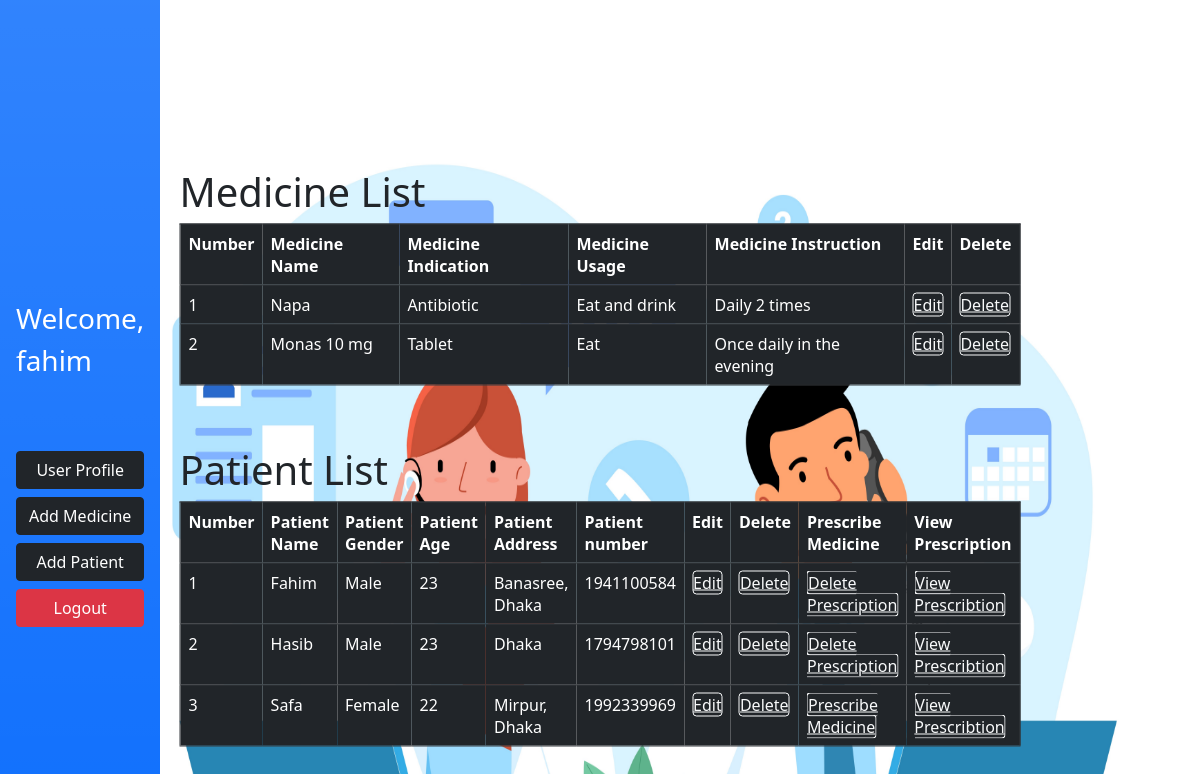
Screenshot of /home.php (signed in) with the database file from the repository.
### tables this page shows
CREATE TABLE `medicines` (
  `id` int(11) NOT NULL,
  `name` varchar(20) NOT NULL,
  `indication` varchar(20) NOT NULL,
  `usages` varchar(50) NOT NULL,
  `instruction` varchar(100) NOT NULL
);

CREATE TABLE `patientinfo` (
  `id` int(11) NOT NULL,
  `name` varchar(20) NOT NULL,
  `gender` varchar(20) NOT NULL,
  `age` int(11) NOT NULL,
  `address` varchar(100) NOT NULL,
  `number` int(11) NOT NULL
);

### home.php (the view, shortened to what this page needs)
<html>
<head>
<link rel="stylesheet" href="css/bootstrap.min.css">
</head>
<body>
    <table>
        <tr>
            <td class="p-3 mb-2 bg-primary bg-gradient text-white" height="929px">
                    <div class="leftside-menu menuitem-active">
                    <div class="h-100 show" id="leftside-menu-container" data-simplebar="init">
                        <?php
                        $loggedin = $_SESSION['logedin'];
                        if($loggedin == 'true'){
                            echo "<h3>Welcome, </h3> <h3>".$_SESSION['username']. ' </h3><br><br>';
                        }
                        else{
                            header('location:login.php');
                        }
                        ?>
                        <br>
                        <div class="d-grid gap-2">
                        <button class="btn btn-dark" onclick="window.location.href='createprofile.php'">User Profile</button>
                        <button class="btn btn-dark" onclick="window.location.href='insertmedicine.php'">Add Medicine</button>
                        <button class="btn btn-dark" onclick="window.location.href='insertpatient.php'">Add Patient</button>
                        <button class="btn btn-danger" onclick="window.location.href='login.php'">Logout</button>
                        </div>
                </div>
            </div>
            </td>
            <td>
            <div class="position-absolute top-50 start-50 translate-middle">
            <h1>Medicine List</h1>
                    <?php
                    $dbservername = "localhost";
                    $dbusername = "root";
                    $dbpassword = "";
                    $dbname = "onlineprescription";
                    $conn = mysqli_connect($dbservername, $dbusername, $dbpassword, $dbname);
                    $sql = "SELECT * from medicines";
                    $res = mysqli_query($conn, $sql);
                    if (mysqli_num_rows($res) > 0) {
                        $num = 1;
                        echo "<table border='1' width='100%' class='table table-dark table-hover'>";
                        echo "<tr>";
                        echo "<th>Number</th>";
                        echo "<th>Medicine Name</th>";
                        echo "<th>Medicine Indication</th>";
                        echo "<th>Medicine Usage</th>";
                        echo "<th>Medicine Instruction</th>";
                        echo "<th>Edit</th>";
                        echo "<th>Delete</th>";
                        echo "</tr>";
                        while($row = mysqli_fetch_assoc($res)) {
                            echo "<tr>";
                            echo "<td>".$num."</td>";
                            echo "<td>".$row["name"]."</td>";
                            echo "<td>".$row["indication"]."</td>";
                            echo "<td>".$row["usages"]."</td>";
                            echo "<td>".$row["instruction"]."</td>";
                            echo "<td> <span class='border border-light rounded'><a class='link-light' href='editmedicine.php?id=".$row["id"]."'>Edit</a></span></td>";
                            echo "<td><span class='border border-light rounded'><a class='link-light' href='deletemedicine.php?id=".$row["id"]."'>Delete</a> </span></td>";
                            echo "</tr>";
                            $num++;
                        }
                        echo "</table>";
                    } else {
                        echo "0 results";
                    }
                    echo "<br><br>";
                    echo "<h1>Patient List</h1>";
                    $sql = "SELECT * from patientinfo";
                    $res = mysqli_query($conn, $sql);
                    if (mysqli_num_rows($res) > 0) {
                        $num = 1;
                        echo "<table border='1' width='100%' class='table table-dark table-hover'>";
                        echo "<tr>";
                        echo "<th>Number</th>";
                        echo "<th>Patient Name</th>";
                        echo "<th>Patient Gender</th>";
                        echo "<th>Patient Age</th>";
                        echo "<th>Patient Address</th>";
                        echo "<th>Patient number</th>";
                        echo "<th>Edit</th>";
                        echo "<th>Delete</th>";
                        echo "<th>Prescribe Medicine</th>";
                        echo "<th>View Prescription</th>";
                        echo "</tr>";
                        while($row = mysqli_fetch_assoc($res)) {
                            echo "<tr>";
                            echo "<td>".$num."</td>";
                            echo "<td>".$row["name"]."</td>";
                            echo "<td>".$row["gender"]."</td>";
                            echo "<td>".$row["age"]."</td>";
                            echo "<td>".$row["address"]."</td>";
                            echo "<td>".$row["number"]."</td>";
                            echo "<td><span class='border border-light rounded'><a class='link-light' href='editpatient.php?id=".$row["id"]."'>Edit</a></span></td>";
                            echo "<td><span class='border border-light rounded'><a class='link-light' href='deletepatient.php?id=".$row["id"]."'>Delete</a></span></td>";
                            $patientid = $row["id"];
                            $sql2 = "SELECT * from prescribedmedicines where prescribedto = '$patientid'";
                            $res2 = mysqli_query($conn, $sql2);
                                if (mysqli_num_rows($res2) > 0) {
                                    echo "<td><span class='border border-light rounded'><a class='link-light' href='deleteprescription.php?id=".$row["id"]."'>Delete Prescription</a></span></td>";
                                    } else {
                                        echo "<td><span class='border border-light rounded'><a class='link-light' href='prescribemed.php?id=".$row["id"]."'>Prescribe Medicine</a></span></td>";
                                    }
                            echo "<td><span class='border border-light rounded'><a class='link-light' href='viewprescription.php?id=".$row["id"]."'>View Prescribtion</a></span></td>";
                            echo "</tr>";
                            $num++;
                        }
                        echo "</table>";
                    } else {
                        echo "0 results";
                    }
                    ?>
                </div>
            </td>
        </tr>
    </table>
</body>
</html>

### home.php (style rules this page uses)
body { background-image: url('bg.jpg'); background-repeat: no-repeat; background-attachment: fixed; background-size: 100% 100%; }

### rows the page displays
medicines: name "Napa", indication "Antibiotic", usages "Eat and drink", instruction "Daily 2 times"
medicines: name "Monas 10 mg", indication "Tablet", usages "Eat", instruction "Once daily in the evening"
patientinfo: name "Fahim", gender "Male", age "23", address "Banasree, Dhaka", number "1941100584"
patientinfo: name "Hasib", gender "Male", age "23", address "Dhaka", number "1794798101"
patientinfo: name "Safa", gender "Female", age "22", address "Mirpur, Dhaka", number "1992339969"

### other values shown
$_SESSION['username'] "fahim"
